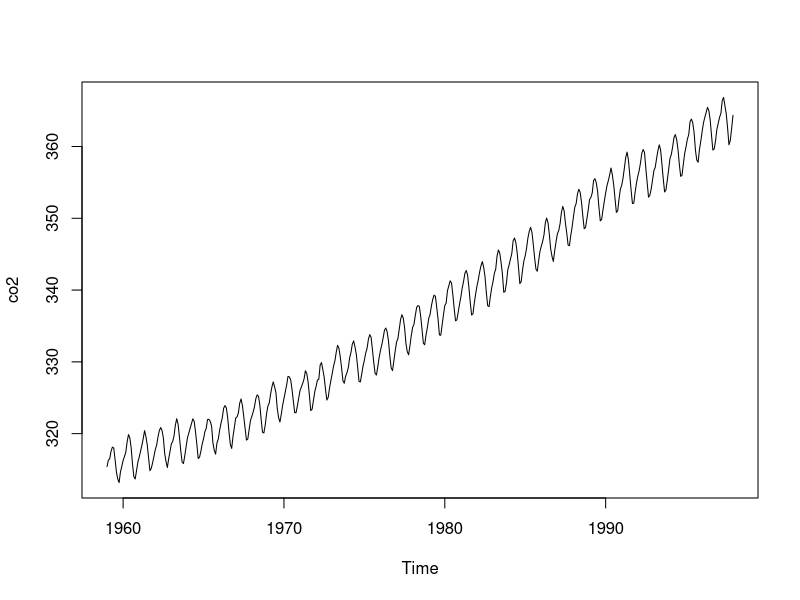
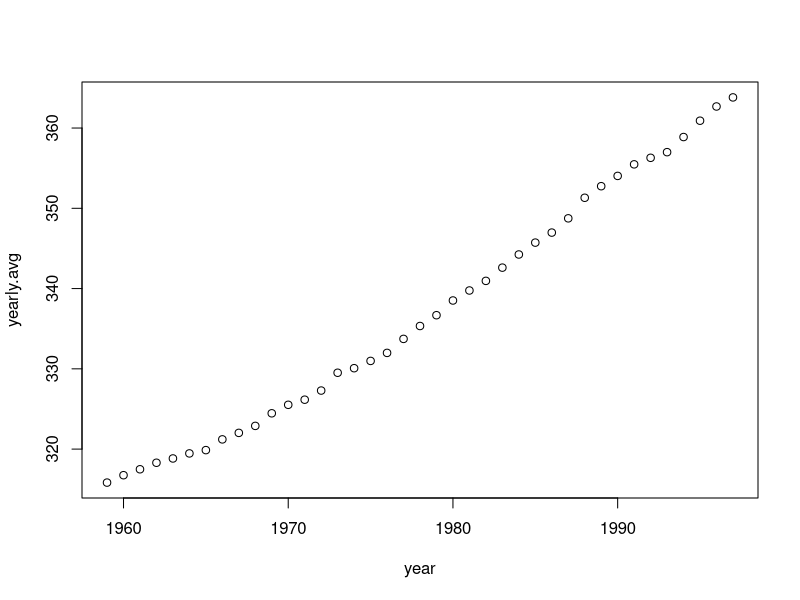

R code for these plots, in order: (Note: this script raises an error after producing the figures.)
rm(list=ls())
?co2
plot(co2)
data=array(co2)
A=matrix(data,ncol=12,byrow=T)
yearly.avg=apply(A,1,mean)
year=seq(1959,1997,1)
plot(year,yearly.avg)


aggregate(co2,bylist=year,mean)
